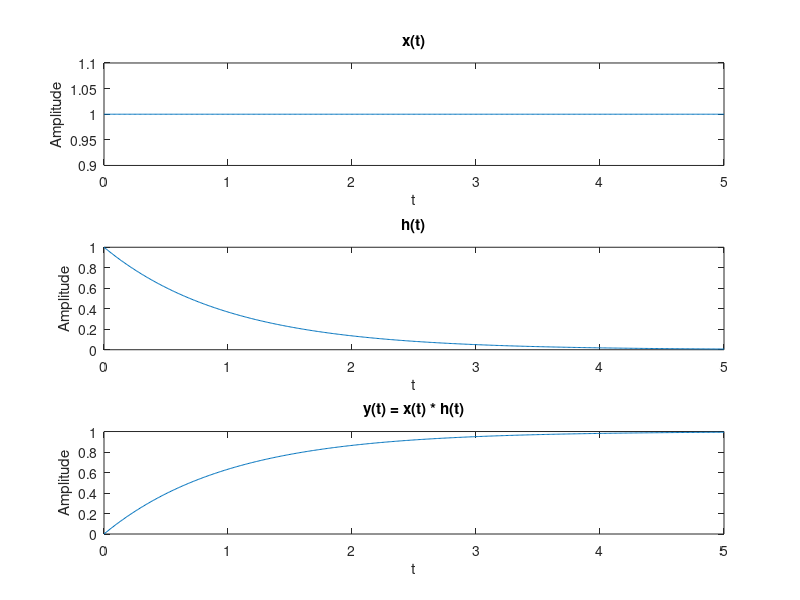

Write the MATLAB code that produced this figure.
% Continuous-Time Convolution Integral
t = 0:0.01:5;
dt = t(2) - t(1);

x = ones(size(t));                % x(t) = u(t)
h = exp(-t);                      % h(t) = e^{-t}u(t)

y = zeros(size(t));
for i = 1:length(t)
    tau = 0:dt:t(i);
    xtau = interp1(t, x, tau, 'linear', 0);
    htau = interp1(t, h, t(i) - tau, 'linear', 0);
    y(i) = trapz(tau, xtau .* htau);
end

% Plotting
figure;
subplot(3,1,1); plot(t, x); title('x(t)'); xlabel('t'); ylabel('Amplitude');
subplot(3,1,2); plot(t, h); title('h(t)'); xlabel('t'); ylabel('Amplitude');
subplot(3,1,3); plot(t, y); title('y(t) = x(t) * h(t)'); xlabel('t'); ylabel('Amplitude');
